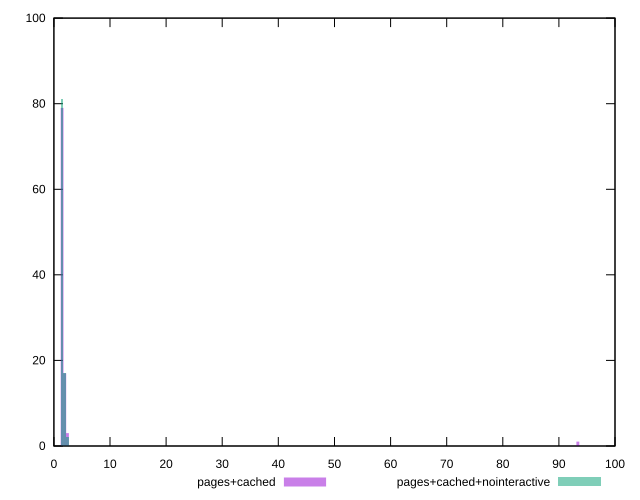

The gnuplot source for this figure:
reset
set terminal svg size 640, 500
set output "reprap/server-response-time/comparison/histogram/2_vs_3.svg"

$pagesCached <<EOF
93.35492169665854 1
2.506172394541169 3
1.5663577465882306 65
1.8796292959058767 16
1.2530861972705845 15
EOF

$pagesCachedNointeractive <<EOF
1.5663577465882306 53
1.2530861972705845 30
2.192900845223523 2
1.8796292959058767 14
2.506172394541169 1
EOF

set key outside below
set boxwidth 0.3132715493176461
set yrange [0:100]
set style fill transparent solid 0.5 noborder

plot \
  $pagesCached title "pages+cached" with boxes, \
  $pagesCachedNointeractive title "pages+cached+nointeractive" with boxes, \


reset
